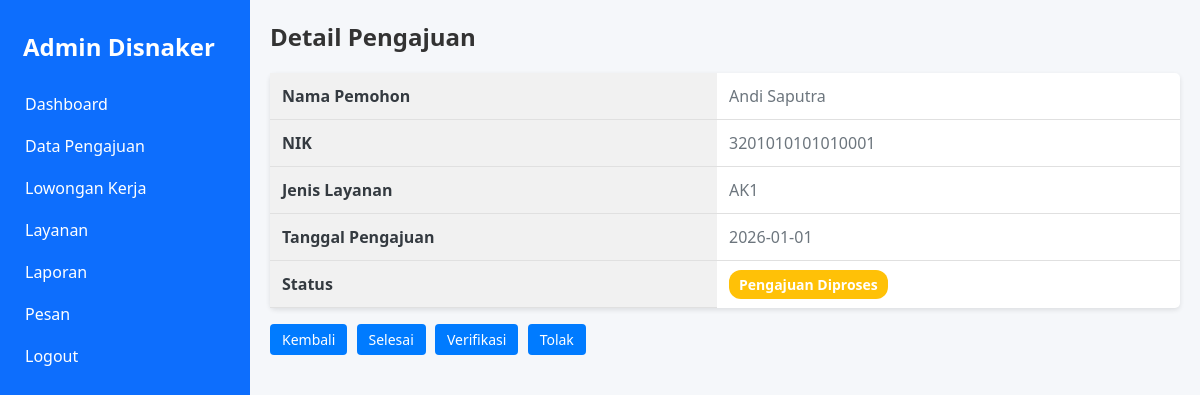
Screenshot of /admin/detail_pengajuan.php?id=11 (signed in) with the database file from the repository.
### tables this page shows
CREATE TABLE `pengajuan` (
  `id` int(11) NOT NULL,
  `nama_lengkap` varchar(255) NOT NULL,
  `nik` varchar(20) NOT NULL,
  `jenis_pengajuan` varchar(100) NOT NULL,
  `status` enum('baru','diproses','selesai','ditolak') DEFAULT 'baru',
  `tanggal_pengajuan` date NOT NULL DEFAULT current_timestamp()
);

### admin/detail_pengajuan.php (the view, shortened to what this page needs)
<?php
include "../config/koneksi.php";
$id = $_GET['id'];
$query = "SELECT * FROM pengajuan WHERE id = '$id'";
$result = mysqli_query($koneksi, $query);
$row = mysqli_fetch_assoc($result);
?>
<!DOCTYPE html>
<html lang="id">
<head>
    <link rel="stylesheet" href="../assets/css/admin.css">
</head>
<body>
    <?php include "../includes/sidebar.php"; ?>
    <div class="main-content">
        <section class="dashboard">
            <h2>Detail Pengajuan</h2>
            <table class="detail">
                <tr>
                    <th>Nama Pemohon</th>
                    <td><?= $row['nama_lengkap']; ?></td>
                </tr>
                <tr>
                    <th>NIK</th>
                    <td><?= $row['nik']; ?></td>
                </tr>
                <tr>
                    <th>Jenis Layanan</th>
                    <td><?= $row['jenis_pengajuan']; ?></td>
                </tr>
                <tr>
                    <th>Tanggal Pengajuan</th>
                    <td><?= $row['tanggal_pengajuan']; ?></td>
                </tr>
                <tr>
                    <th>Status</th>
                    <td>
                        <?php
                        $status = $row['status'];
                        if ($status == 'baru') {
                            echo '<span class="badge badge-new">Pengajuan Baru</span>';
                        } elseif ($status == 'diproses') {
                            echo '<span class="badge badge-process">Pengajuan Diproses</span>';
                        } elseif ($status == 'selesai') {
                            echo '<span class="badge badge-completed">Pengajuan Selesai</span>';
                        }
                        ?>
                    </td>
                </tr>
            </table>
            <div style="margin-top: 20px;">
                <a href="data-pengajuan.php" class="btn-action">Kembali</a>
                <a href="pengajuan_selesai.php?id=<?= $row['id']; ?>" class="btn-action">Selesai</a>
                <a href="verifikasi_pengajuan.php?id=<?= $row['id']; ?>" class="btn-action">Verifikasi</a>
                <a href="tolak_pengajuan.php?id=<?= $row['id']; ?>" class="btn-action">Tolak</a>
            </div>
        </section>
    </div>
</body>
</html>

### assets/css/admin.css (style rules this page uses)
* { margin: 0; padding: 0; box-sizing: border-box; font-family: "Segoe UI", Tahoma, Geneva, Verdana, sans-serif; }
.main-content { margin-left: 250px; padding: 20px; background-color: #f5f7fa; height: 100vh; overflow-y: auto; }
.dashboard h2 { color: #333; margin-bottom: 20px; }
.badge { padding: 5px 10px; border-radius: 12px; font-size: 14px; color: white; font-weight: bold; }
.badge-process { background-color: #ffc107; }
.badge-process { background-color: #ffc107; color: #fff; }
.btn-action { padding: 6px 12px; background-color: #007bff; color: white; text-decoration: none; border-radius: 4px; font-size: 14px; margin-right: 5px; transition: background-color 0.3s ease; }
.detail { width: 100%; border-collapse: collapse; margin-top: 20px; background-color: #fff; border-radius: 5px; box-shadow: 0 2px 5px rgba(0, 0, 0, 0.1); }
.detail th, .detail td { padding: 12px; text-align: left; border-bottom: 1px solid #e0e0e0; color: #495057; }
.detail th { background-color: #f1f1f1; font-weight: bold; color: #343a40; }
.detail td { color: #6c757d; }
.detail tr:last-child td { border-bottom: none; }

### rows the page displays
pengajuan: nama_lengkap "Andi Saputra", nik "3201010101010001", jenis_pengajuan "AK1", tanggal_pengajuan "2026-01-01"
